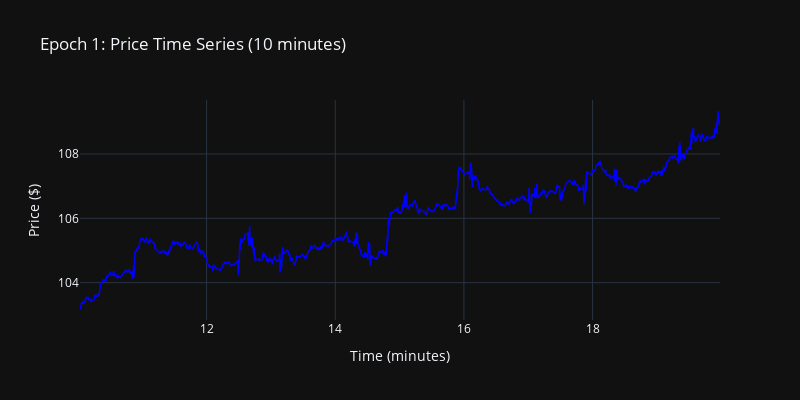

Notebook code for this chart:
### Code cell
# Visualize the price series for epoch 0
fig = go.Figure()

fig.add_trace(
    go.Scatter(
        x=epoch['timestamp'].to_numpy() / 60,  # Convert to minutes
        y=epoch['price'].to_numpy(),
        mode='lines',
        name='Price',
        line=dict(color='blue', width=1.5)
    )
)

fig.update_layout(
    title=f"Epoch {epoch_id}: Price Time Series (10 minutes)",
    xaxis_title="Time (minutes)",
    yaxis_title="Price ($)",
    width=800, height=400,
    hovermode='x unified'
)

fig.show()

### Figure 1 — Plotly figure (JSON) as saved in the notebook; plotly's stock layout.template omitted (floating-point values rounded to 4 significant figures; data arrays with more than 128 entries replaced by an {"elided": "..."} marker saying what was removed)
{"data": [{"line": {"color": "blue", "width": 1.5}, "mode": "lines", "name": "Price", "x": {"elided": "3492 float values"}, "y": {"elided": "3492 float values"}, "type": "scatter"}], "layout": {"title": {"text": "Epoch 1: Price Time Series (10 minutes)"}, "xaxis": {"title": {"text": "Time (minutes)"}}, "yaxis": {"title": {"text": "Price ($)"}}, "width": 800, "height": 400, "hovermode": "x unified"}}
